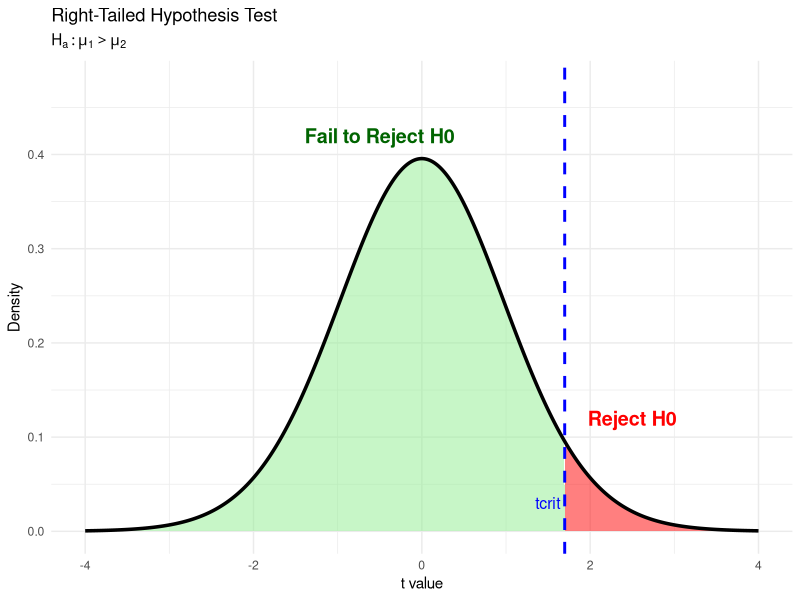
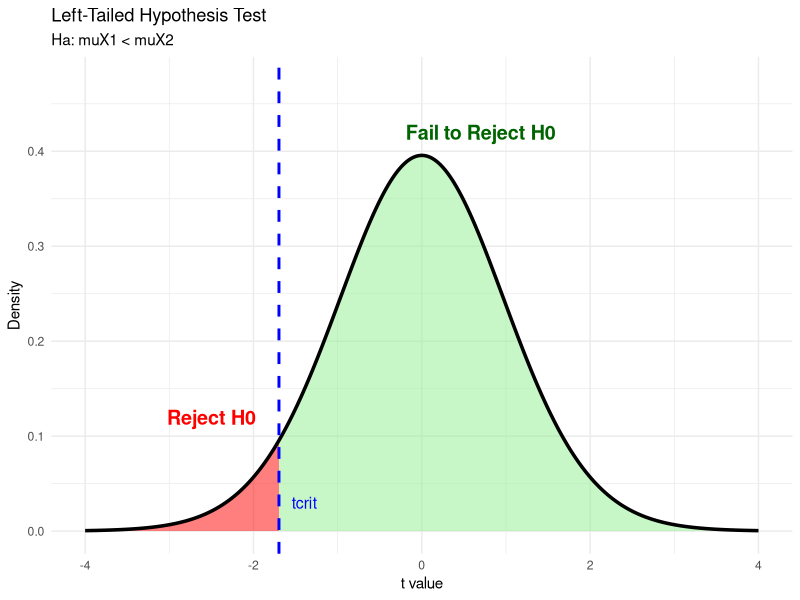
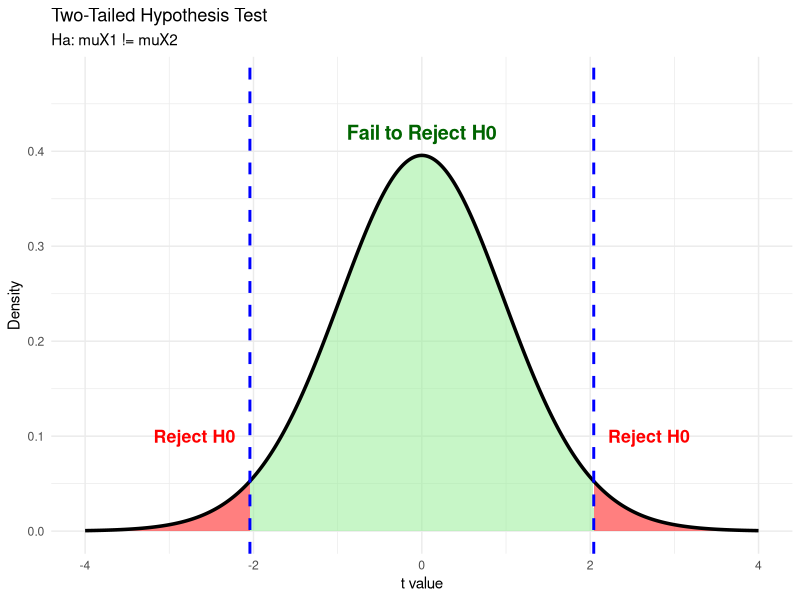

Generate these figures, in order, with R: (Note: this script raises an error after producing the figures.)
## ---- chunk 1
library(ggplot2)

# Grados de libertad
dfree <- 30

# Valor crítico para alpha = 0.05
t_crit <- qt(0.95, df = dfree)

# Distribución t
x <- seq(-4, 4, length.out = 1000)

t_dist_df <- data.frame(
  x = x,
  y = dt(x, df = dfree)
)

ggplot(t_dist_df, aes(x, y)) +

  # Región de no rechazo
  geom_area(
    data = subset(t_dist_df, x <= t_crit),
    fill = "lightgreen",
    alpha = 0.5
  ) +

  # Región de rechazo (cola derecha)
  geom_area(
    data = subset(t_dist_df, x > t_crit),
    fill = "red",
    alpha = 0.5
  ) +

  # Curva t
  geom_line(linewidth = 1.2, color = "black") +

  # Línea del valor crítico
  geom_vline(
    xintercept = t_crit,
    linetype = "dashed",
    color = "blue",
    linewidth = 1
  ) +

  # Etiqueta H0
  annotate(
    "text",
    x = -0.5,
    y = 0.42,
    label = "Fail to Reject H0",
    color = "darkgreen",
    fontface = "bold",
    size = 5
  ) +

  # Etiqueta Ha
  annotate(
    "text",
    x = 2.5,
    y = 0.12,
    label = "Reject H0",
    color = "red",
    fontface = "bold",
    size = 5
  ) +

  # Etiqueta valor crítico
  annotate(
    "text",
    x = t_crit - 0.2,
    color = "blue",
    y = 0.03,
    label = "tcrit",
    size = 4
  ) +

  labs(
    title = "Right-Tailed Hypothesis Test",
    subtitle = expression(H[a] : mu[1] > mu[2]),
    x = "t value",
    y = "Density"
  ) +

  theme_minimal() +

  coord_cartesian(
    ylim = c(0, max(t_dist_df$y) + 0.08)
  )
## ---- chunk 2
library(ggplot2)

# Grados de libertad
dfree <- 30

# Valor crítico para alpha = 0.05 (cola izquierda)
t_crit <- qt(0.05, df = dfree)

# Distribución t
x <- seq(-4, 4, length.out = 1000)

t_dist_df <- data.frame(
  x = x,
  y = dt(x, df = dfree)
)

ggplot(t_dist_df, aes(x, y)) +

  # Región de rechazo (cola izquierda)
  geom_area(
    data = subset(t_dist_df, x <= t_crit),
    fill = "red",
    alpha = 0.5
  ) +

  # Región de no rechazo
  geom_area(
    data = subset(t_dist_df, x > t_crit),
    fill = "lightgreen",
    alpha = 0.5
  ) +

  # Curva t
  geom_line(linewidth = 1.2, color = "black") +

  # Valor crítico
  geom_vline(
    xintercept = t_crit,
    linetype = "dashed",
    color = "blue",
    linewidth = 1
  ) +

  # Etiqueta Ha
  annotate(
    "text",
    x = -2.5,
    y = 0.12,
    label = "Reject H0",
    color = "red",
    fontface = "bold",
    size = 5
  ) +

  # Etiqueta H0
  annotate(
    "text",
    x = 0.7,
    y = 0.42,
    label = "Fail to Reject H0",
    color = "darkgreen",
    fontface = "bold",
    size = 5
  ) +

  # Etiqueta valor crítico
  annotate(
    "text",
    x = t_crit + 0.3,
    y = 0.03,
    label = "tcrit",
    color = "blue",
    size = 4
  ) +

  labs(
    title = "Left-Tailed Hypothesis Test",
    subtitle = "Ha: muX1 < muX2",
    x = "t value",
    y = "Density"
  ) +

  theme_minimal() +

  coord_cartesian(
    ylim = c(0, max(t_dist_df$y) + 0.08)
  )
## ---- chunk 3
library(ggplot2)

# Grados de libertad
dfree <- 30

# Valores críticos para alpha = 0.05
t_left <- qt(0.025, df = dfree)
t_right <- qt(0.975, df = dfree)

# Distribución t
x <- seq(-4, 4, length.out = 1000)

t_dist_df <- data.frame(
  x = x,
  y = dt(x, df = dfree)
)

ggplot(t_dist_df, aes(x, y)) +

  # Cola izquierda (rechazo)
  geom_area(
    data = subset(t_dist_df, x <= t_left),
    fill = "red",
    alpha = 0.5
  ) +

  # Región de no rechazo
  geom_area(
    data = subset(t_dist_df,
                  x > t_left & x < t_right),
    fill = "lightgreen",
    alpha = 0.5
  ) +

  # Cola derecha (rechazo)
  geom_area(
    data = subset(t_dist_df, x >= t_right),
    fill = "red",
    alpha = 0.5
  ) +

  # Curva t
  geom_line(linewidth = 1.2, color = "black") +

  # Valores críticos
  geom_vline(
    xintercept = c(t_left, t_right),
    linetype = "dashed",
    color = "blue",
    linewidth = 1
  ) +

  annotate(
    "text",
    x = 0,
    y = 0.42,
    label = "Fail to Reject H0",
    color = "darkgreen",
    fontface = "bold",
    size = 5
  ) +

  annotate(
    "text",
    x = -2.7,
    y = 0.10,
    label = "Reject H0",
    color = "red",
    fontface = "bold",
    size = 4.5
  ) +

  annotate(
    "text",
    x = 2.7,
    y = 0.10,
    label = "Reject H0",
    color = "red",
    fontface = "bold",
    size = 4.5
  ) +

  labs(
    title = "Two-Tailed Hypothesis Test",
    subtitle = "Ha: muX1 != muX2",
    x = "t value",
    y = "Density"
  ) +

  theme_minimal() +

  coord_cartesian(
    ylim = c(0, max(t_dist_df$y) + 0.08)
  )
## ---- chunk 4

domestic_scores <- c(49, 48, 48, 39, 42, 41, 44, 46, 45, 44, 46, 47, 43, 45, 46, 40, 48, 43, 44, 46, 45, 44, 49, 43, 42, 47, 39, 47, 48, 48, 49, 43, 47, 43, 45, 39, 45, 46, 44, 48, 46, 44, 44)
foreign_scores <- c(42, 42, 49, 42, 44, 46, 43, 44, 44, 44, 41, 44, 42, 42, 48, 40, 45, 43, 44 ,45, 44, 46, 45, 44, 44, 45, 37, 44, 41, 42, 42, 40, 42, 43, 41, 41, 45, 44, 42, 44, 46, 39, 40)
## ---- chunk 5
domestic_scores
domestic_scores
## ---- chunk 6
length(domestic_scores)
length(foreign_scores)
## ---- chunk 7
hotel_scores_df <- data.frame( #crear dataframe
  score = #nombre de columna
    c( #combina varios valores/vectores
    domestic_scores,
    foreign_scores
  ),
  guest_type =
    c(
      rep( #Repite "Domestic" tantas veces como huéspedes nacionales haya
        "Domestic",
        length(domestic_scores)
      ),
      rep( #Repite "Foreign" tantas veces como huéspedes extranjeros haya
        "Foreign",
        length(foreign_scores)
      )
    )
  
  
)
## ---- chunk 8
hotel_scores_df

## ---- chunk 9
hotel_scores_df |> 
  group_by(guest_type) |>
  summarise(
    mean = round(mean(score),1),
    median = round(median(score),1),
    sd = round(sd(score),1)
  )
## ---- chunk 10
hotel_scores_df |>
  ggplot(aes(x = guest_type, y = score)) +
  geom_boxplot() +
  labs(title = "Scores", x = "guest type", y = "score")
## ---- chunk 11
hotel_scores_df |>
  ggplot(aes(x = guest_type, y= score)) +
  geom_jitter(width = 0.2, height = 0)
